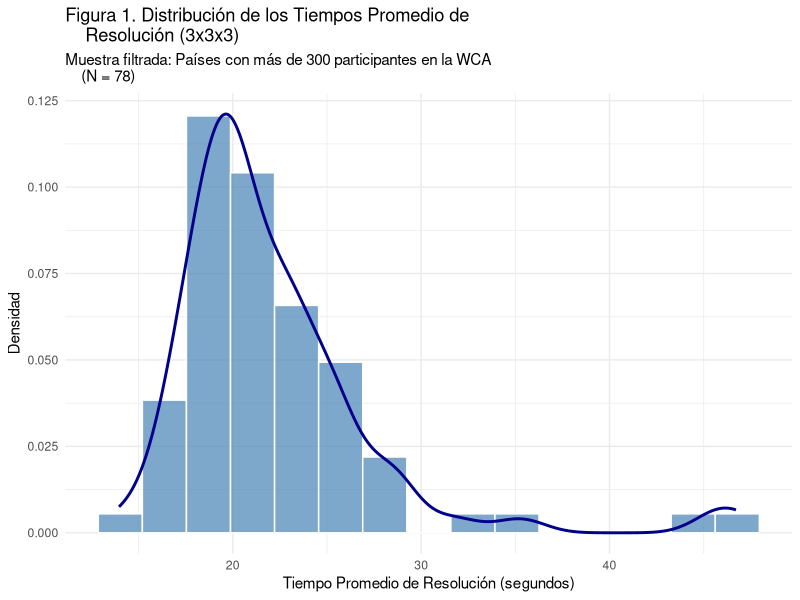
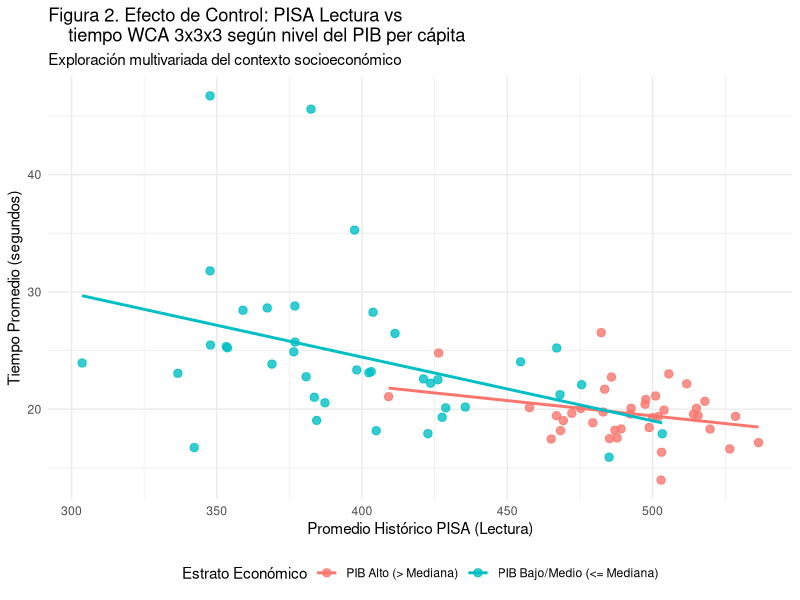

Reproduce these figures in R, in order.
## ---- chunk 1
#| label: aed-distribucion-tiempos
#| echo: false
#| message: false
#| warning: false

library(ggplot2)

wca.pib.pisa <- read.csv("wca.pib.pisa.csv")

ggplot(wca.pib.pisa, aes(x = tiempo.promedio)) +
  geom_histogram(
    aes(y = after_stat(density)),
    bins = 15,
    fill = "steelblue",
    color = "white",
    alpha = 0.7
  ) +
  geom_density(color = "darkblue", linewidth = 1) +
  labs(
    title = "Figura 1. Distribución de los Tiempos Promedio de 
    Resolución (3x3x3)",
    subtitle = "Muestra filtrada: Países con más de 300 participantes en la WCA
    (N = 78)",
    x = "Tiempo Promedio de Resolución (segundos)",
    y = "Densidad"
  ) +
  theme_minimal()

## ---- chunk 2
#| label: aed-multivariado-pib
#| echo: false
#| message: false
#| warning: false

library(dplyr)

wca.aed <- wca.pib.pisa %>%
  mutate(estrato_pib = if_else(
    log(promedio.pib.per.capital) > median(log(promedio.pib.per.capital), na.rm = TRUE),
    "PIB Alto (> Mediana)",
    "PIB Bajo/Medio (<= Mediana)"
  ))

ggplot(wca.aed,
       aes(x = prom.lectura, y = tiempo.promedio, color = estrato_pib)) +
  geom_point(alpha = 0.8, size = 2.5) +
  geom_smooth(method = "lm",
              se = FALSE,
              linewidth = 1) +
  labs(
    title = "Figura 2. Efecto de Control: PISA Lectura vs  
    tiempo WCA 3x3x3 según nivel del PIB per cápita",
    subtitle = "Exploración multivariada del contexto socioeconómico",
    x = "Promedio Histórico PISA (Lectura)",
    y = "Tiempo Promedio (segundos)",
    color = "Estrato Económico"
  ) +
  theme_minimal() +
  theme(legend.position = "bottom")
